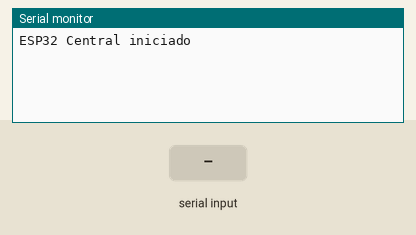
Bench run of a sketch on a simulated ESP32. On the bench: the last lines printed to the serial monitor. Inputs (shaded band) come from the test bench. WiFi joins after 1.5 s; servers stay silent unless stated; uploads are accepted with an empty reply; the local clock reads 2024-03-15 10:24:30 at power-on unless the sketch sets it.

Above: at 3.0 s.
3.1 s: ":\n" received over the second serial link
At 4.6 s:
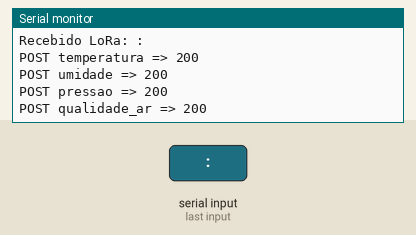
4.8 s: ",\n" received over the second serial link
At 4.96 s:
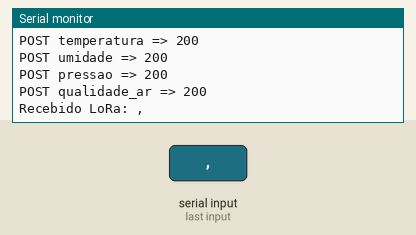
6.3 s: "}\n" received over the second serial link
At 6.46 s:
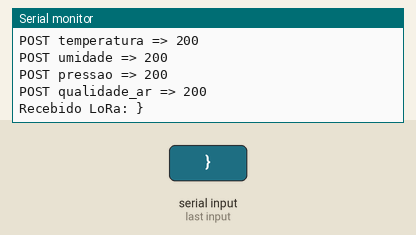
7.8 s: "5\n" received over the second serial link
At 7.96 s:
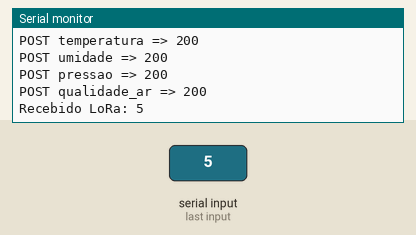

The sketch:

central.ino
```cpp
#define BLYNK_TEMPLATE_ID "TMPL2WvDKJCu7"
#define BLYNK_TEMPLATE_NAME "Cansat"
#include <WiFi.h>
#include <HTTPClient.h>
#include <BlynkSimpleEsp32.h>
char ssid[] = "cdci";
char pass[] = "cdci@2025";
char auth[] = "1uYT70Asu3yLXcMKsfQu7zHJtpBZQAm";
#define RXD2 16
#define TXD2 17
#define VP_TEMP V0
#define VP_UMI V1
#define VP_PRESS V2
#define VP_AR V3
void setup() {
  Serial.begin(115200);
  configTime(0, 0, "pool.ntp.org", "time.nist.gov");
  Serial2.begin(9600, SERIAL_8N1, RXD2, TXD2);
  WiFi.begin(ssid, pass);
  Blynk.begin(auth, ssid, pass);
  Serial.println("ESP32 Central iniciado");
}
void loop() {
  Blynk.run();
  if (Serial2.available()) {
    String json = Serial2.readStringUntil('\n');
    Serial.println("Recebido LoRa: " + json);
    float temp = extrairValor(json, "temperatura_dht");
    float hum = extrairValor(json, "umidade");
    float press = extrairValor(json, "pressao");
    float ar = extrairValor(json, "qualidade_ar");
    Blynk.virtualWrite(VP_TEMP, temp);
    Blynk.virtualWrite(VP_UMI, hum);
    Blynk.virtualWrite(VP_PRESS, press);
    Blynk.virtualWrite(VP_AR, ar);
    if (WiFi.status() == WL_CONNECTED) {
      String timestamp = obterTimestampISO8601(); // Pega o horário atual
      enviarSensor("temperatura_dht11", "temperatura", temp, timestamp);
      enviarSensor("umidade_dht11", "umidade", hum, timestamp);
      enviarSensor("pressao_BMP180", "pressao", press, timestamp);
      enviarSensor("qualidade_ar_MQ135", "qualidade_ar", ar, timestamp);
    }
  }
}
void enviarSensor(String tipo, String grandeza, float valor, String data) {
  HTTPClient http;
  http.begin("http://<IP_DO_SERVIDOR>:5082/api/sensors");
  http.addHeader("Content-Type", "application/json");
  String body = "{";
  body += "\"Tipo\":\"" + tipo + "\",";
  body += "\"Grandeza\":\"" + grandeza + "\",";
  body += "\"valor\":" + String(valor, 2) + ",";
  body += "\"medido_em\":\"" + data + "\"";
  body += "}";
  int httpResponseCode = http.POST(body);
  Serial.println("POST " + grandeza + " => " + String(httpResponseCode));
  http.end();
}
float extrairValor(String json, String chave) {
  int idx = json.indexOf(chave);
  if (idx == -1) return 0;
  int start = json.indexOf(":", idx) + 1;
  int end = json.indexOf(",", start);
  if (end == -1) end = json.indexOf("}", start);
  String valStr = json.substring(start, end);
  valStr.trim();
  return valStr.toFloat();
}
String obterTimestampISO8601() {
  time_t now;
  struct tm timeinfo;
  if (!getLocalTime(&timeinfo)) return "2025-06-08T00:00:00"; // fallback
  char buf[30];
  strftime(buf, sizeof(buf), "%Y-%m-%dT%H:%M:%S", &timeinfo);
  return String(buf);
}
```

Measured:
- after the input at 3.1 s, the serial monitor: prints a new line at once (image 1)
- after the input at 4.8 s, the serial monitor: prints a new line at once (image 2)
- after the input at 6.3 s, the serial monitor: prints a new line at once (image 3)
- after the input at 7.8 s, the serial monitor: prints a new line at once (image 4)
